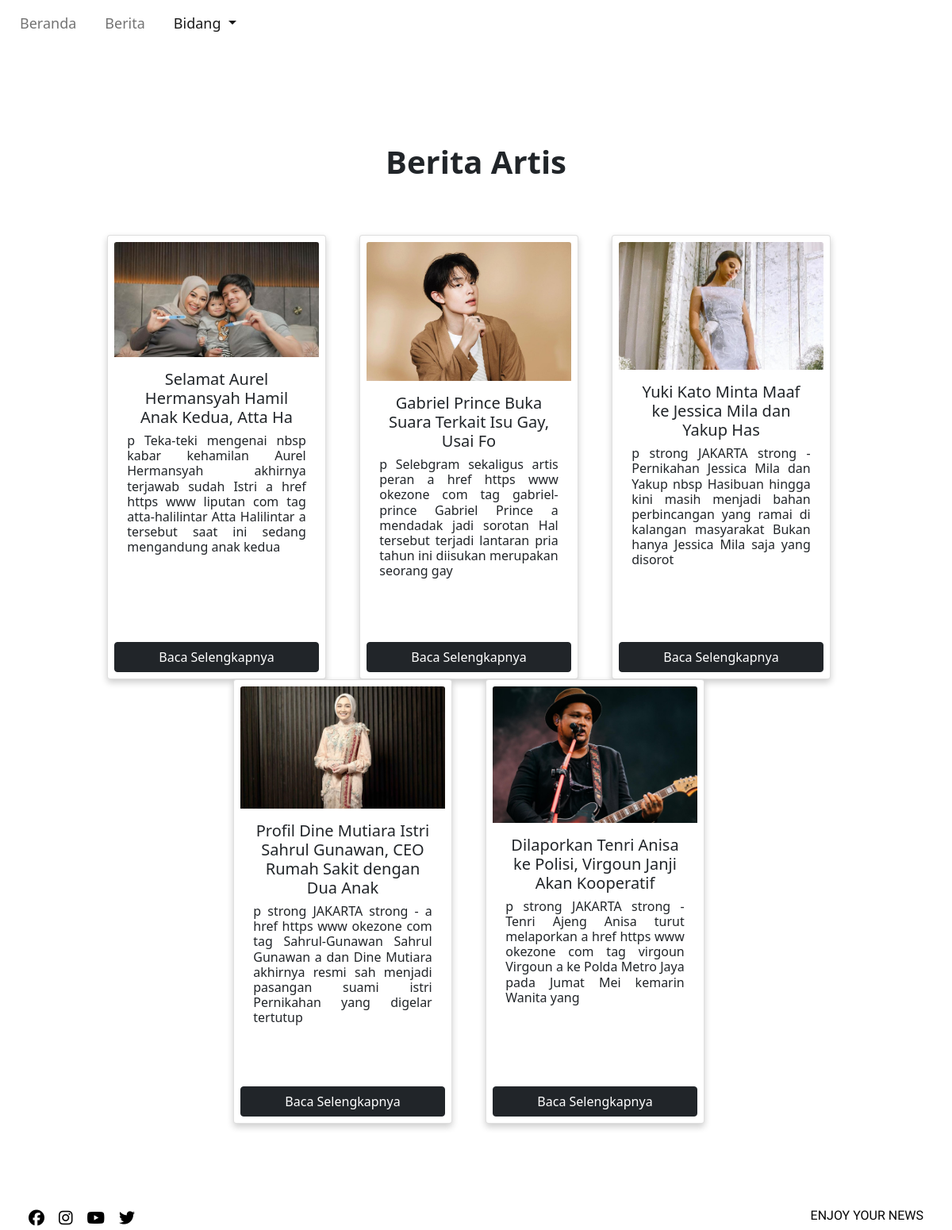
The page /bidang/artis.php on the database its author committed.
### tables this page shows
CREATE TABLE `berita` (
  `ID_Berita` int(11) NOT NULL,
  `ID_Admin` int(11) NOT NULL,
  `Jenis` varchar(50) NOT NULL,
  `Gambar` varchar(100) NOT NULL,
  `Judul` varchar(100) NOT NULL,
  `Tanggal` date NOT NULL,
  `Isi` varchar(5000) NOT NULL
);

### bidang/artis.php (the view, shortened to what this page needs)
<?php
      require "../db/koneksi.php";
  ?>
<!DOCTYPE html>
<html lang="en">
<head>
  <link rel="stylesheet" href="../assets/style.css">
  <link href="https://cdn.jsdelivr.net/npm/bootstrap@5.0.2/dist/css/bootstrap.min.css"
  rel="stylesheet"
>
</head>
<body>
  <?php
  include 'navbar.php';?>
<div style="width:100%;">
<br>
<h1 style="text-align:center; padding: 13% 0 5% 0; font-weight:bold;">Berita Artis</h1>
<div class="row" style="justify-content:center; margin:0;">
<?php
while($row=mysqli_fetch_assoc($result)){
    echo '<div class="col-sm-3" style="margin-right:1.5vw;">
    <div class="card" style="min-height:35rem;">
        <img src="../db/'.$row["Gambar"].'" class="card-img-top" alt="...">
        <div class="card-body">
        <h5 class="card-title text-center" id="nama">'.$row["Judul"].'</h5>
        <h6 class="card-title text-left" id="harga">'.implode(' ', array_slice(str_word_count($row["Isi"], 1), 0, 30)).'</h6>
        </div>
        <button class="btn btn-dark">
        <a href="show.php?judul='.$row["Judul"].'"style="text-decoration:None; color:white;">Baca Selengkapnya</a>
        </button>
        ';?>
        <?php
        echo'
        </div>
        </div>';
}
?>
</div>
</div>
<link rel="stylesheet" href="https://cdnjs.cloudflare.com/ajax/libs/font-awesome/4.7.0/css/font-awesome.min.css">
<footer>
<div class="footers">
  <a href="#"><i class="fa fa-facebook"></i></a>
  <a href="#"><i class="fa fa-instagram"></i></a>
  <a href="#"><i class="fa fa-youtube"></i></a>
  <a href="#"><i class="fa fa-twitter"></i></a>
  <div class="cp">ENJOY YOUR NEWS</div>
</div>
</footer>
</body>
</html>

### assets/style.css (style rules this page uses)
* { scroll-behavior: smooth; margin: 0; }
body { font-family: 'Quicksand',sans-serif; text-align: justify; margin: 0; padding: 0; }
.footers { background:transparent; padding:13vh 0px 0px 3vw; font-family: 'Play', sans-serif; text-align:left; box-shadow: 10px 0 0 0 rgba(0, 0, 0, 0.2); }
.footers a { text-decoration:none; font-size: 20px; color:rgb(0, 0, 0); padding-right: 14px; transition:0.5s; }
.cp { float: right; padding-right: 3vw; color: rgb(5, 5, 5); }
.card { box-shadow: 0 4px 8px 0 rgba(0, 0, 0, 0.2); border-radius: 5px; padding: 3%; }
* { box-sizing: border-box; }

### rows shown on the page
berita: Gambar (picture), Judul "Selamat Aurel Hermansyah Hamil Anak Kedua, Atta Ha", Isi "p Teka-teki mengenai nbsp kabar kehamilan Aurel Hermansyah akhirnya terjawab sudah Istri a href https www liputan com tag atta-halilintar Atta Halilintar a tersebut saat ini sedang mengandung anak kedua"
berita: Gambar (picture), Judul "Gabriel Prince Buka Suara Terkait Isu Gay, Usai Fo", Isi "p Selebgram sekaligus artis peran a href https www okezone com tag gabriel-prince Gabriel Prince a mendadak jadi sorotan Hal tersebut terjadi lantaran pria tahun ini diisukan merupakan seorang gay"
berita: Gambar (picture), Judul "Yuki Kato Minta Maaf ke Jessica Mila dan Yakup Has", Isi "p strong JAKARTA strong - Pernikahan Jessica Mila dan Yakup nbsp Hasibuan hingga kini masih menjadi bahan perbincangan yang ramai di kalangan masyarakat Bukan hanya Jessica Mila saja yang disorot"
berita: Gambar (picture), Judul "Profil Dine Mutiara Istri Sahrul Gunawan, CEO Rumah Sakit dengan Dua Anak", Isi "p strong JAKARTA strong - a href https www okezone com tag Sahrul-Gunawan Sahrul Gunawan a dan Dine Mutiara akhirnya resmi sah menjadi pasangan suami istri Pernikahan yang digelar tertutup"
berita: Gambar (picture), Judul "Dilaporkan Tenri Anisa ke Polisi, Virgoun Janji Akan Kooperatif", Isi "p strong JAKARTA strong - Tenri Ajeng Anisa turut melaporkan a href https www okezone com tag virgoun Virgoun a ke Polda Metro Jaya pada Jumat Mei kemarin Wanita yang"
